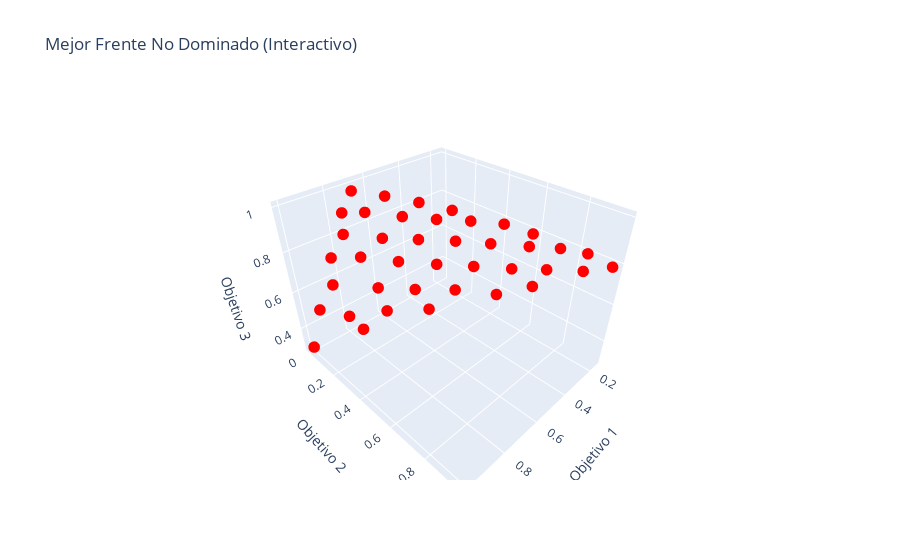

Notebook cell for this chart:
### Markdown cell above
# Comparación de resultados

### Code cell
import os
import pickle
import numpy as np
from pymoo.indicators.hv import Hypervolume
from pymoo.indicators.gd import GD
from pymoo.indicators.igd import IGD
from pymoo.util.nds.non_dominated_sorting import NonDominatedSorting
from pymoo.visualization.scatter import Scatter

# --- Configuración ---
DIRECTORIO = "./modificacion2"  # directorio actual
EXTENSION = ".pkl"
n_obj = 3

# Leer todos los archivos .pkl del directorio
archivos = [f for f in os.listdir(DIRECTORIO) if f.endswith(EXTENSION)]

fitness_dict = {}
for archivo in archivos:
    with open(os.path.join(DIRECTORIO, archivo), "rb") as f:
        data = pickle.load(f)
        if isinstance(data, dict) and "fitnessF" in data:
            fitness_dict[archivo] = np.array(data["fitnessF"])

# Unir todos los frentes para obtener el mejor frente no dominado global
todos_fitness = np.vstack(list(fitness_dict.values()))

# Obtener frontera de referencia no dominada
nds = NonDominatedSorting()
nd_idx = nds.do(todos_fitness, only_non_dominated_front=True)
frontera_referencia = todos_fitness[nd_idx]

# Calcular punto de referencia para HV
ref_point = np.zeros(n_obj)

# --- Cálculo de métricas ---
print(f"{'Archivo':<60} | {'HV':>8} | {'GD':>8} | {'IGD':>8}")
print("-" * 90)

hv_vals = []
gd_vals = []
igd_vals = []

for nombre, fitness in fitness_dict.items():
    hv = Hypervolume(ref_point=ref_point).do(fitness)
    gd = GD(frontera_referencia).do(fitness)
    igd = IGD(frontera_referencia).do(fitness)

    hv_vals.append(hv)
    gd_vals.append(gd)
    igd_vals.append(igd)

    print(f"{nombre:<60} | {hv:8.4f} | {gd:8.4f} | {igd:8.4f}")

# --- Resultados estadísticos ---
print("-" * 90)
print(f"{'PROMEDIO':<60} | {np.mean(hv_vals):8.4f} | {np.mean(gd_vals):8.4f} | {np.mean(igd_vals):8.4f}")
print(f"{'DESV.STD':<60} | {np.std(hv_vals):8.4f} | {np.std(gd_vals):8.4f} | {np.std(igd_vals):8.4f}")

# --- Gráfico del mejor frente no dominado ---
plot = Scatter(title="Mejor Frente No Dominado (Referencia)", s=5)
plot.add(frontera_referencia * -1, label="Mejor frente no dominado", color="red", marker='o', s=5)
plot.show()

if n_obj > 2:
    # Visualización interactiva en 3D usando Plotly
    import plotly.graph_objs as go
    import plotly.offline as pyo

    trace = go.Scatter3d(
        x=frontera_referencia[:, 0] * -1,
        y=frontera_referencia[:, 1] * -1,
        z=frontera_referencia[:, 2] * -1,
        mode='markers',
        marker=dict(size=4, color='red'),
        name='Mejor frente no dominado'
    )

    layout = go.Layout(
        title='Mejor Frente No Dominado (Interactivo)',
        scene=dict(
            xaxis_title='Objetivo 1',
            yaxis_title='Objetivo 2',
            zaxis_title='Objetivo 3'
        )
    )

    fig = go.Figure(data=[trace], layout=layout)
    pyo.iplot(fig)

### Figure 1 — Plotly figure (JSON) as saved in the notebook; plotly's stock layout.template omitted (floating-point values rounded to 4 significant figures)
{"data": [{"marker": {"color": "red", "size": 4}, "mode": "markers", "name": "Mejor frente no dominado", "type": "scatter3d", "x": [0.3514, 0.7748, 0.8567, 0.5072, 0.5499, 0.5716, 0.6894, 0.7218, 0.414, 0.2394, 0.5012, 0.5922, 0.8828, 0.7188, 0.5288, 0.47, 0.7623, 0.4431, 0.569, 0.3273, 0.1524, 0.7041, 0.6493, 0.4668, 0.841, 0.3708, 0.3907, 0.668, 0.2769, 0.6172, 0.7626, 0.6468, 0.7993, 0.6299, 0.3303, 1.0, 0.2125, 0.9457, 0.7801, 0.87], "y": [0.6947, 0.04422, 0.04189, 0.545, 0.3765, 0.2984, 0.29, 0.05313, 0.6657, 0.8838, 0.4155, 0.4174, 0.06479, 0.1291, 0.4625, 0.4881, 0.2294, 0.5741, 0.5016, 0.7725, 0.9595, 0.2129, 0.4252, 0.6389, 0.1943, 0.7443, 0.5932, 0.3625, 0.7899, 0.3387, 0.2784, 0.1764, 0.07126, 0.2599, 0.6918, -0.0, 0.8753, 0.02407, 0.152, 0.1411], "z": [0.849, 0.9168, 0.7336, 0.7593, 0.9248, 0.9795, 0.7507, 1.0, 0.7605, 0.7682, 0.961, 0.7508, 0.6179, 0.9289, 0.8517, 0.9288, 0.624, 0.8502, 0.6526, 0.7652, 0.7829, 0.8359, 0.554, 0.6471, 0.4188, 0.692, 0.9247, 0.6348, 0.8487, 0.8453, 0.5265, 0.9923, 0.8361, 0.9246, 0.8961, 0.2886, 0.8338, 0.4927, 0.752, 0.4794]}], "layout": {"scene": {"xaxis": {"title": {"text": "Objetivo 1"}}, "yaxis": {"title": {"text": "Objetivo 2"}}, "zaxis": {"title": {"text": "Objetivo 3"}}}, "title": {"text": "Mejor Frente No Dominado (Interactivo)"}}}
